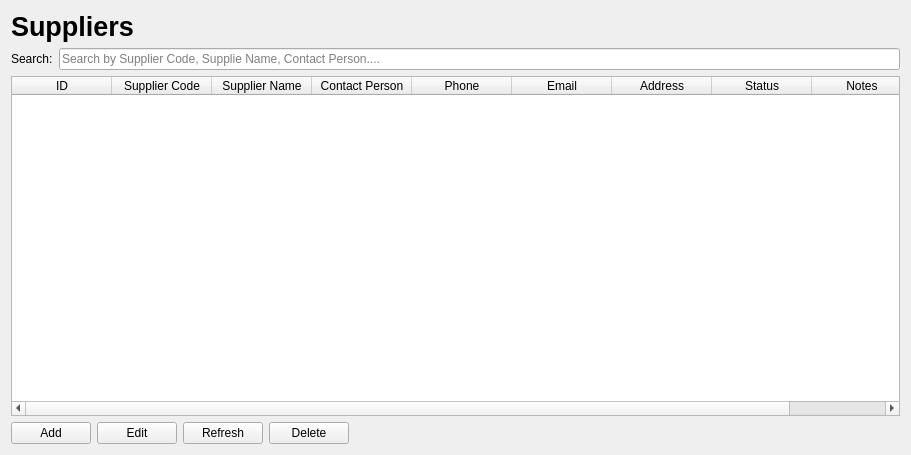
<?xml version="1.0" encoding="UTF-8"?>
<ui version="4.0">
 <class>SuppliersWindow</class>
 <widget class="QWidget" name="SuppliersWindow">
  <property name="geometry">
   <rect>
    <x>0</x>
    <y>0</y>
    <width>911</width>
    <height>455</height>
   </rect>
  </property>
  <property name="windowTitle">
   <string>Suppliers Window</string>
  </property>
  <layout class="QVBoxLayout" name="verticalLayout">
   <item>
    <widget class="QLabel" name="lblSuppliers">
     <property name="font">
      <font>
       <pointsize>20</pointsize>
       <bold>true</bold>
      </font>
     </property>
     <property name="text">
      <string>Suppliers</string>
     </property>
    </widget>
   </item>
   <item>
    <layout class="QHBoxLayout" name="horizontalLayout">
     <item>
      <widget class="QLabel" name="lblSearch">
       <property name="text">
        <string>Search:</string>
       </property>
      </widget>
     </item>
     <item>
      <widget class="QLineEdit" name="txtSearch">
       <property name="placeholderText">
        <string>Search by Supplier Code, Supplie Name, Contact Person....</string>
       </property>
      </widget>
     </item>
    </layout>
   </item>
   <item>
    <widget class="QTableWidget" name="tblSuppliers">
     <property name="alternatingRowColors">
      <bool>true</bool>
     </property>
     <property name="selectionBehavior">
      <enum>QAbstractItemView::SelectionBehavior::SelectRows</enum>
     </property>
     <column>
      <property name="text">
       <string>ID</string>
      </property>
     </column>
     <column>
      <property name="text">
       <string>Supplier Code</string>
      </property>
     </column>
     <column>
      <property name="text">
       <string>Supplier Name</string>
      </property>
     </column>
     <column>
      <property name="text">
       <string>Contact Person</string>
      </property>
     </column>
     <column>
      <property name="text">
       <string>Phone</string>
      </property>
     </column>
     <column>
      <property name="text">
       <string>Email</string>
      </property>
     </column>
     <column>
      <property name="text">
       <string>Address</string>
      </property>
     </column>
     <column>
      <property name="text">
       <string>Status</string>
      </property>
     </column>
     <column>
      <property name="text">
       <string>Notes</string>
      </property>
     </column>
    </widget>
   </item>
   <item>
    <layout class="QHBoxLayout" name="horizontalLayout_2">
     <item>
      <widget class="QPushButton" name="btnAdd">
       <property name="text">
        <string>Add</string>
       </property>
       <property name="checkable">
        <bool>false</bool>
       </property>
      </widget>
     </item>
     <item>
      <widget class="QPushButton" name="btnEdit">
       <property name="text">
        <string>Edit</string>
       </property>
       <property name="checkable">
        <bool>false</bool>
       </property>
      </widget>
     </item>
     <item>
      <widget class="QPushButton" name="btnRefresh">
       <property name="text">
        <string>Refresh</string>
       </property>
       <property name="checkable">
        <bool>false</bool>
       </property>
      </widget>
     </item>
     <item>
      <widget class="QPushButton" name="btnDelete">
       <property name="text">
        <string>Delete</string>
       </property>
      </widget>
     </item>
     <item>
      <spacer name="horizontalSpacer">
       <property name="orientation">
        <enum>Qt::Orientation::Horizontal</enum>
       </property>
       <property name="sizeHint" stdset="0">
        <size>
         <width>40</width>
         <height>20</height>
        </size>
       </property>
      </spacer>
     </item>
    </layout>
   </item>
  </layout>
 </widget>
 <resources/>
 <connections/>
</ui>
